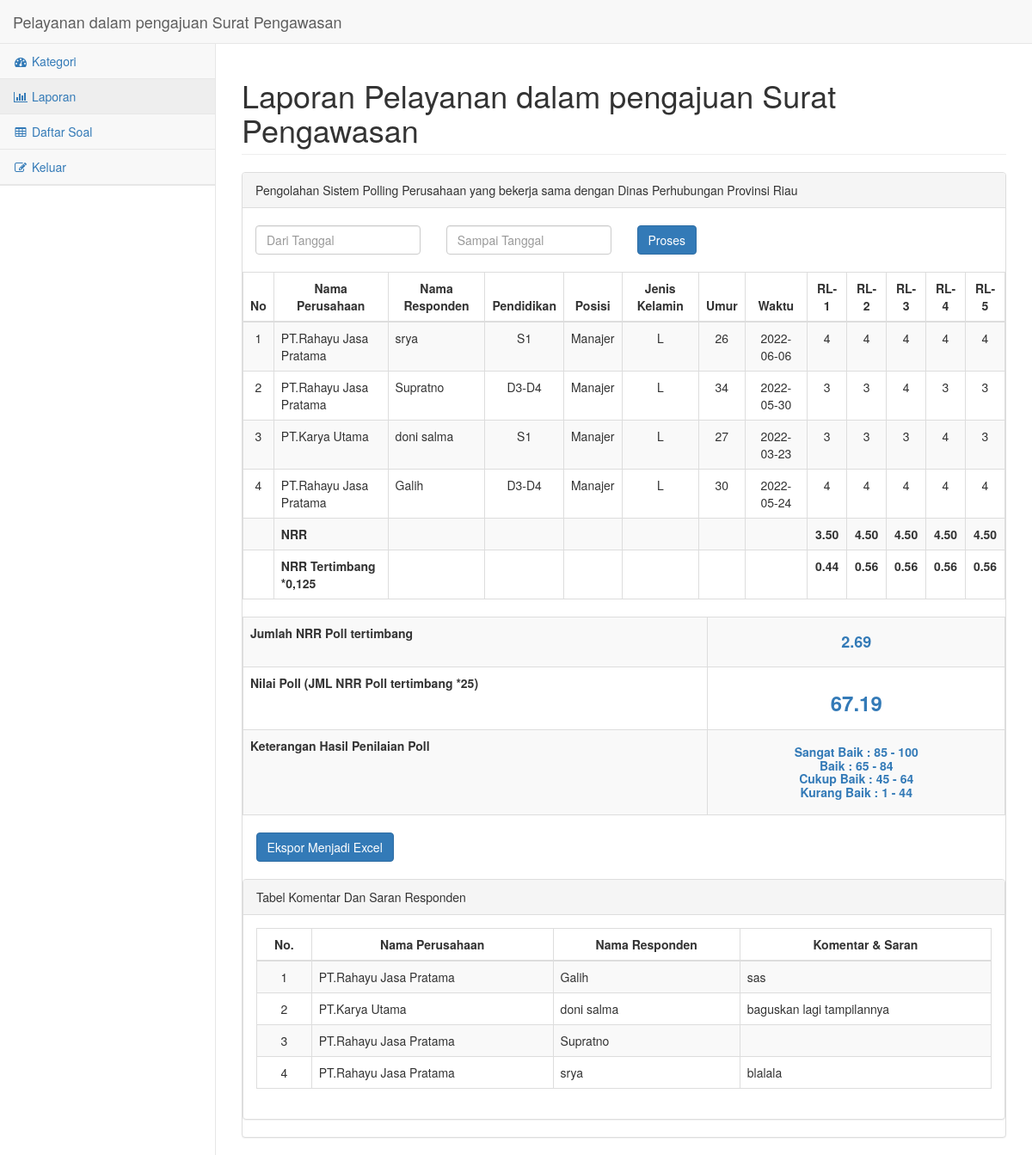
The app's page /laporan.php?id=159 with its own data.
### tables this page shows
CREATE TABLE `kategori` (
  `id_kategori` int(11) NOT NULL,
  `nama_kategori` varchar(50) NOT NULL,
  `persyaratan` text NOT NULL,
  `status` tinyint(1) DEFAULT 0
);

CREATE TABLE `jawaban_user` (
  `id_jawaban_user` int(11) NOT NULL,
  `jawaban1` int(1) NOT NULL,
  `jawaban2` int(1) NOT NULL,
  `jawaban3` int(1) NOT NULL,
  `jawaban4` int(1) NOT NULL,
  `jawaban5` int(1) NOT NULL,
  `jawaban6` int(1) NOT NULL,
  `jawaban7` int(1) NOT NULL,
  `jawaban8` int(1) NOT NULL,
  `id_respondenj` int(11) NOT NULL,
  `komentar` text NOT NULL
);

CREATE TABLE `responden` (
  `id_responden` int(11) NOT NULL,
  `tanggal` date NOT NULL,
  `perusahaan` varchar(30) NOT NULL,
  `nama` varchar(25) NOT NULL,
  `nip` varchar(25) NOT NULL,
  `umur` int(3) NOT NULL,
  `jenis_kelamin` tinyint(1) NOT NULL,
  `pendidikan` varchar(25) NOT NULL,
  `pekerjaan` varchar(25) NOT NULL,
  `id_kategoriResponden` int(11) NOT NULL
);

### data.php (the view, shortened to what the rows shown need)
<div class="row">
              <div class="col-lg-12">
                      <div class="panel panel-default">
                          <br/>
                          <br/>
                          <div id="purchase_order">
                              <table width="100%" class="table table-striped table-bordered table-hover" id="dataTables-example">
                                  <thead>
                                      <tr>
                                          <th> <center>No</center></th>
                                          <th><center>Nama Perusahaan</center></th>
                                          <th><center>Nama Responden</center></th>
                                          <th> <center>Pendidikan</center></th>
                                          <th> <center>Posisi</center></th>
                                          <th> <center>Jenis Kelamin</center></th>
                                          <th> <center>Umur</center></th>
                                          <th> <center>Waktu</center></th>
                                          <th><center>RL-1</center></th>
                                          <th><center>RL-2</center></th>
                                          <th><center>RL-3</center></th>
                                          <th><center>RL-4</center></th>
                                          <th><center>RL-5</center></th>
                                      </tr>
                                  </thead>
                                  <tbody>
                                          <?php
                                              include 'connect.php';
                                              $query = mysqli_query($connect,"SELECT * FROM responden join jawaban_user where id_kategoriResponden='$id_kategorisend' AND id_respondenj=id_responden ORDER BY id_responden desc");
                                              $no=1;
                                              while ( $data = mysqli_fetch_array($query) ) {
                                                      $jk=$data['jenis_kelamin'];
                                                  ?>
                                                  <?php if($jk==1)
                                                      {?>
                                                      <?php
                                                          $jkl="L";
                                                      }else{?>
                                                      <?php
                                                          $jkl="P";
                                                      }?>
                                                  <?php
                                              echo '
                                              <tr>
                                                  <td><center>'.$no++.'</center></td>
                                                  <td>'.$data["perusahaan"].'</td>
                                                  <td>'.$data["nama"].'</td>
                                                  <td><center>'.$data["pendidikan"].'</center></td>
                                                  <td>'.$data["pekerjaan"].'</td>
                                                  <td><center>'.$jkl.'</center></td>
                                                  <td><center>'.$data["umur"].'</center></td>
                                                  <td><center>'.$data["tanggal"].'</center></td>
                                                  <td><center>'.$data["jawaban1"].'</center></td>
                                                  <td><center>'.$data["jawaban2"].'</center></td>
                                                  <td><center>'.$data["jawaban3"].'</center></td>
                                                  <td><center>'.$data["jawaban4"].'</center></td>
                                                  <td><center>'.$data["jawaban5"].'</center></td>
                                              </tr>
                                              ';
                                          }?>
                          <?php
                              include 'connect.php';
                              $queryj = mysqli_query($connect,"SELECT  COUNT(*) AS jumlah FROM responden join jawaban_user where id_kategoriResponden='$id_kategorisend' AND id_respondenj=id_responden");
                              $jumlah=mysqli_fetch_array($queryj);
                              $count=$jumlah ['jumlah'];
                              $queryv = mysqli_query($connect,"SELECT * FROM responden join jawaban_user where id_kategoriResponden='$id_kategorisend' AND id_respondenj=id_responden");
                              $jawaban1=0;$jawaban2=0;$jawaban3=0;$jawaban4=0;$jawaban5=0;
                              while ( $datav = mysqli_fetch_array($queryv) ) {
                                      $jawaban1=$jawaban1+$datav['jawaban1'];
                                      $jawaban2=$jawaban1+$datav['jawaban2'];
                                      $jawaban3=$jawaban1+$datav['jawaban3'];
                                      $jawaban4=$jawaban1+$datav['jawaban4'];
                                      $jawaban5=$jawaban1+$datav['jawaban5'];};?>
                                  <?php
                                      $average1=$jawaban1/$count;
                                      $average2=$jawaban2/$count;
                                      $average3=$jawaban3/$count;
                                      $average4=$jawaban4/$count;
                                      $average5=$jawaban5/$count;
                                  ?>
                              <tr>
                                  <th>
                                          <td><b> NRR</b></td>
                                          <td><b> </b></td>
                                          <td><b> </b></td>
                                          <td><b> </b></td>
                                          <td><b> </b></td>
                                          <td><b> </b></td>
                                          <td><b> </b></td>
                                          <td><center><b><?php echo number_format( $average1,2);?></b></center></td>
                                          <td><center><b><?php echo number_format( $average2,2);?></b></center></td>
                                          <td><center><b><?php echo number_format( $average3,2);?></b></center></td>
                                          <td><center><b><?php echo number_format( $average4,2);?></b></center></td>
                                          <td><center><b><?php echo number_format( $average5,2);?></b></center></td>
                                      </th>
                                  </tr
                                  <tr>
                                      <th>
                                       <td><b> NRR Tertimbang *0,125</b></td>
                                       <td><b> </b></td>
                                       <td><b> </b></td>
                                       <td><b> </b></td>
                                       <td><b> </b></td>
                                       <td><b> </b></td>
                                       <td><b> </b></td>
                                       <td><center><b><?php echo number_format(($average1=$average1*0.125),2);?></b></center></td>
                                       <td><center><b><?php echo number_format(($average2=$average2*0.125),2);?></b></center></td>
                                       <td><center><b><?php echo number_format(($average3=$average3*0.125),2);?></b></center></td>
                                       <td><center><b><?php echo number_format(($average4=$average4*0.125),2);?></b></center></td>
                                       <td><center><b><?php echo number_format(($average5=$average5*0.125),2);?></b></center></td>
                                      </th>
                                   </tbody>
                              </table>

### laporan.php (shortened to what the rows shown need)
<!DOCTYPE html>
<?php
    require 'side.php';
    $id_kategorisend=$_GET['id'];
?>
<div id="page-wrapper">
            <div class="row">
                <div class="col-lg-12">
                <?php
                include 'connect.php';
                $query1="SELECT * FROM kategori where id_kategori=$id_kategorisend";
                $sql= mysqli_query($connect, $query1);
                $data1=mysqli_fetch_array($sql);
                echo "
                <h1 class= 'page-header'> Laporan $data1[nama_kategori]</h1>";
                ?>
                </div>
            </div>
            <?php
                $queryh = mysqli_query($connect,"SELECT * FROM responden where id_kategoriResponden=$id_kategorisend");
                $result = mysqli_fetch_array($queryh);
                if($result==TRUE)
                {
                   include 'data.php';
                }else
                {
                     echo'
                     <div class="alert alert-info">
                            <strong>BELUM ADA JAWABAN RESPONDEN UNTUK KATEGORI INI !</strong>
                        </div>
                    ';
                }
            ?>
<br/>
       <div class="row">
                <div class="col-lg-12">
                    <div class="panel panel-default">
                        <div class="panel-body">
                            <table width="100%" class="table table-striped table-bordered table-hover" id="dataTables-example">
                                <thead>
                                    <tr>
                                        <th> <center>No.</center></th>
                                        <th><center>Nama Perusahaan</center></th>
                                        <th><center>Nama Responden</center></th>
                                        <th><center>Komentar & Saran</center></th>
                                    </tr>
                                </thead>
                                <tbody>
                                    <?php
                                        include 'connect.php';
                                        $query = mysqli_query($connect,"SELECT * FROM responden join jawaban_user where id_kategoriResponden='$id_kategorisend' AND id_respondenj=id_responden");
                                        $no=1;
                                        while ( $data = mysqli_fetch_array($query) ) {
                                            echo '
                                                <tr>
                                                    <td><center>'.$no++.'</center></td>
                                                    <td>'.$data["perusahaan"].'</td>
                                                    <td>'.$data["nama"].'</td>
                                                    <td>'.$data["komentar"].'</td>
                                                </tr>
                                            ';}?>
                                </tbody>
                            </table>
                     </div>
                </div>
</body>

### side.php (shortened to what the rows shown need)
<!DOCTYPE html>
<html lang="en">
<?php
    $id = $_GET['id'];
?>
<head>
    <link href="./vendor/bootstrap/css/bootstrap.min.css" rel="stylesheet">
    <link href="./vendor/metisMenu/metisMenu.min.css" rel="stylesheet">
    <link href="./dist/css/sb-admin-2.css" rel="stylesheet">
    <link href="./vendor/font-awesome/css/font-awesome.min.css" rel="stylesheet" type="text/css">
    <link rel="stylesheet" href="https://maxcdn.bootstrapcdn.com/bootstrap/3.3.7/css/bootstrap.min.css"/>
    <link rel="stylesheet" href="https://cdnjs.cloudflare.com/ajax/libs/jqueryui/1.12.1/jquery-ui.css"/>
</head>
<body>
    <div id="wrapper">
        <nav class="navbar navbar-default navbar-static-top" role="navigation" style="margin-bottom: 0">
            <div class="navbar-header">
            <?php
                include 'connect.php';
                $query1="SELECT * FROM kategori where id_kategori=$id";
                $sql= mysqli_query($connect, $query1);
                $data1=mysqli_fetch_array($sql);
                echo "
                <a class= 'navbar-brand'> $data1[nama_kategori]</a>";
                ?>
            </div>
        </nav>
    </div>
</body>
</html>

### records on screen
kategori: nama_kategori "Pelayanan dalam pengajuan Surat Pengawasan"
jawaban_user: id_respondenj.perusahaan "PT.Rahayu Jasa Pratama", id_respondenj.nama "srya", id_respondenj.pendidikan "S1", id_respondenj.pekerjaan "Manajer", id_respondenj.jenis_kelamin "L", id_respondenj.umur "26", id_respondenj.tanggal "2022-06-06", jawaban1 "4", jawaban2 "4", jawaban3 "4", jawaban4 "4", jawaban5 "4", komentar "blalala"
jawaban_user: id_respondenj.perusahaan "PT.Rahayu Jasa Pratama", id_respondenj.nama "Supratno", id_respondenj.pendidikan "D3-D4", id_respondenj.pekerjaan "Manajer", id_respondenj.jenis_kelamin "L", id_respondenj.umur "34", id_respondenj.tanggal "2022-05-30", jawaban1 "3", jawaban2 "3", jawaban3 "4", jawaban4 "3", jawaban5 "3"
jawaban_user: id_respondenj.perusahaan "PT.Karya Utama", id_respondenj.nama "doni salma", id_respondenj.pendidikan "S1", id_respondenj.pekerjaan "Manajer", id_respondenj.jenis_kelamin "L", id_respondenj.umur "27", id_respondenj.tanggal "2022-03-23", jawaban1 "3", jawaban2 "3", jawaban3 "3", jawaban4 "4", jawaban5 "3", komentar "baguskan lagi tampilannya"
jawaban_user: id_respondenj.perusahaan "PT.Rahayu Jasa Pratama", id_respondenj.nama "Galih", id_respondenj.pendidikan "D3-D4", id_respondenj.pekerjaan "Manajer", id_respondenj.jenis_kelamin "L", id_respondenj.umur "30", id_respondenj.tanggal "2022-05-24", jawaban1 "4", jawaban2 "4", jawaban3 "4", jawaban4 "4", jawaban5 "4", komentar "sas"

### other values on screen
$average1 "3.50"
$average2 "4.50"
$average3 "4.50"
$average4 "4.50"
$average5 "4.50"
$average1=$average1*0.125 "0.44"
$average2=$average2*0.125 "0.56"
$average3=$average3*0.125 "0.56"
$average4=$average4*0.125 "0.56"
$average5=$average5*0.125 "0.56"
$nrr "2.69"
$ikm=$nrr*25 "67.19"
